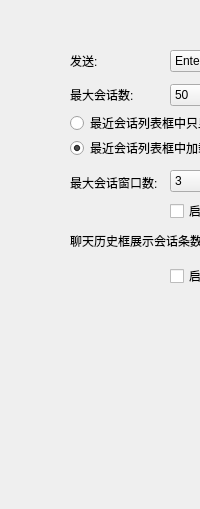
                 <widget class="QWidget" name="page_chat">
                  <layout class="QVBoxLayout" name="verticalLayout_6">
                   <property name="spacing">
                    <number>0</number>
                   </property>
                   <property name="leftMargin">
                    <number>70</number>
                   </property>
                   <property name="topMargin">
                    <number>50</number>
                   </property>
                   <property name="rightMargin">
                    <number>0</number>
                   </property>
                   <property name="bottomMargin">
                    <number>0</number>
                   </property>
                   <item>
                    <widget class="QWidget" name="widget_9" native="true">
                     <property name="minimumSize">
                      <size>
                       <width>0</width>
                       <height>250</height>
                      </size>
                     </property>
                     <property name="maximumSize">
                      <size>
                       <width>16777215</width>
                       <height>250</height>
                      </size>
                     </property>
                     <widget class="MyComboBox" name="SendMessagecombox">
                      <property name="geometry">
                       <rect>
                        <x>100</x>
                        <y>0</y>
                        <width>181</width>
                        <height>22</height>
                       </rect>
                      </property>
                      <property name="focusPolicy">
                       <enum>Qt::WheelFocus</enum>
                      </property>
                      <property name="editable">
                       <bool>false</bool>
                      </property>
                      <property name="currentText">
                       <string>Enter</string>
                      </property>
                      <property name="currentIndex">
                       <number>0</number>
                      </property>
                      <property name="frame">
                       <bool>true</bool>
                      </property>
                      <item>
                       <property name="text">
                        <string>Enter</string>
                       </property>
                      </item>
                      <item>
                       <property name="text">
                        <string>Ctrl+Enter</string>
                       </property>
                      </item>
                      <item>
                       <property name="text">
                        <string>Shift+Enter</string>
                       </property>
                      </item>
                     </widget>
                     <widget class="QLabel" name="label_18">
                      <property name="geometry">
                       <rect>
                        <x>0</x>
                        <y>0</y>
                        <width>71</width>
                        <height>22</height>
                       </rect>
                      </property>
                      <property name="text">
                       <string>发送:</string>
                      </property>
                     </widget>
                     <widget class="QLabel" name="label_19">
                      <property name="geometry">
                       <rect>
                        <x>0</x>
                        <y>34</y>
                        <width>71</width>
                        <height>22</height>
                       </rect>
                      </property>
                      <property name="maximumSize">
                       <size>
                        <width>16777215</width>
                        <height>16777215</height>
                       </size>
                      </property>
                      <property name="text">
                       <string>最大会话数:</string>
                      </property>
                     </widget>
                     <widget class="MyComboBox" name="max_session">
                      <property name="enabled">
                       <bool>true</bool>
                      </property>
                      <property name="geometry">
                       <rect>
                        <x>100</x>
                        <y>34</y>
                        <width>181</width>
                        <height>22</height>
                       </rect>
                      </property>
                      <property name="maximumSize">
                       <size>
                        <width>16777215</width>
                        <height>16777215</height>
                       </size>
                      </property>
                      <property name="focusPolicy">
                       <enum>Qt::WheelFocus</enum>
                      </property>
                      <property name="maxVisibleItems">
                       <number>10</number>
                      </property>
                      <item>
                       <property name="text">
                        <string>50</string>
                       </property>
                      </item>
                      <item>
                       <property name="text">
                        <string>100</string>
                       </property>
                      </item>
                      <item>
                       <property name="text">
                        <string>200</string>
                       </property>
                      </item>
                      <item>
                       <property name="text">
                        <string>500</string>
                       </property>
                      </item>
                      <item>
                       <property name="text">
                        <string>1000</string>
                       </property>
                      </item>
                      <item>
                       <property name="text">
                        <string>2000</string>
                       </property>
                      </item>
                      <item>
                       <property name="text">
                        <string>5000</string>
                       </property>
                      </item>
                      <item>
                       <property name="text">
                        <string>10000</string>
                       </property>
                      </item>
                     </widget>
                     <widget class="QCheckBox" name="cbEnableChatLru">
                      <property name="geometry">
                       <rect>
                        <x>100</x>
                        <y>150</y>
                        <width>191</width>
                        <height>22</height>
                       </rect>
                      </property>
                      <property name="text">
                       <string>启用会话自动回收</string>
                      </property>
                     </widget>
                     <widget class="QLabel" name="label_20">
                      <property name="geometry">
                       <rect>
                        <x>0</x>
                        <y>122</y>
                        <width>91</width>
                        <height>22</height>
                       </rect>
                      </property>
                      <property name="maximumSize">
                       <size>
                        <width>16777215</width>
                        <height>16777215</height>
                       </size>
                      </property>
                      <property name="text">
                       <string>最大会话窗口数:</string>
                      </property>
                     </widget>
                     <widget class="MyComboBox" name="cbChatLruLimit">
                      <property name="enabled">
                       <bool>true</bool>
                      </property>
                      <property name="geometry">
                       <rect>
                        <x>100</x>
                        <y>120</y>
                        <width>181</width>
                        <height>22</height>
                       </rect>
                      </property>
                      <property name="maximumSize">
                       <size>
                        <width>16777215</width>
                        <height>16777215</height>
                       </size>
                      </property>
                      <property name="focusPolicy">
                       <enum>Qt::WheelFocus</enum>
                      </property>
                      <item>
                       <property name="text">
                        <string>3</string>
                       </property>
                      </item>
                      <item>
                       <property name="text">
                        <string>5</string>
                       </property>
                      </item>
                      <item>
                       <property name="text">
                        <string>10</string>
                       </property>
                      </item>
                      <item>
                       <property name="text">
                        <string>15</string>
                       </property>
                      </item>
                      <item>
                       <property name="text">
                        <string>20</string>
                       </property>
                      </item>
                     </widget>
                     <widget class="QLabel" name="label_6">
                      <property name="geometry">
                       <rect>
                        <x>0</x>
                        <y>180</y>
                        <width>141</width>
                        <height>22</height>
                       </rect>
                      </property>
                      <property name="text">
                       <string>聊天历史框展示会话条数:</string>
                      </property>
                     </widget>
                     <widget class="MyComboBox" name="cbChatHistoryMsgLimit">
                      <property name="enabled">
                       <bool>true</bool>
                      </property>
                      <property name="geometry">
                       <rect>
                        <x>140</x>
                        <y>180</y>
                        <width>141</width>
                        <height>22</height>
                       </rect>
                      </property>
                      <property name="maximumSize">
                       <size>
                        <width>16777215</width>
                        <height>16777215</height>
                       </size>
                      </property>
                      <property name="focusPolicy">
                       <enum>Qt::WheelFocus</enum>
                      </property>
                      <item>
                       <property name="text">
                        <string>15</string>
                       </property>
                      </item>
                      <item>
                       <property name="text">
                        <string>30</string>
                       </property>
                      </item>
                      <item>
                       <property name="text">
                        <string>50</string>
                       </property>
                      </item>
                      <item>
                       <property name="text">
                        <string>70</string>
                       </property>
                      </item>
                      <item>
                       <property name="text">
                        <string>100</string>
                       </property>
                      </item>
                      <item>
                       <property name="text">
                        <string>200</string>
                       </property>
                      </item>
                     </widget>
                     <widget class="QCheckBox" name="cbEnableChatHistoryMsg">
                      <property name="geometry">
                       <rect>
                        <x>100</x>
                        <y>215</y>
                        <width>161</width>
                        <height>22</height>
                       </rect>
                      </property>
                      <property name="text">
                       <string>启用历史框展示会话条数</string>
                      </property>
                     </widget>
                     <widget class="QRadioButton" name="radioButton_unRead">
                      <property name="geometry">
                       <rect>
                        <x>0</x>
                        <y>65</y>
                        <width>271</width>
                        <height>16</height>
                       </rect>
                      </property>
                      <property name="text">
                       <string>最近会话列表框中只显示未读和置顶会话</string>
                      </property>
                     </widget>
                     <widget class="QRadioButton" name="radioButton_loadAll">
                      <property name="geometry">
                       <rect>
                        <x>0</x>
                        <y>90</y>
                        <width>201</width>
                        <height>16</height>
                       </rect>
                      </property>
                      <property name="text">
                       <string>最近会话列表框中加载所有会话</string>
                      </property>
                      <property name="checked">
                       <bool>true</bool>
                      </property>
                     </widget>
                    </widget>
                   </item>
                   <item>
                    <spacer name="verticalSpacer_4">
                     <property name="orientation">
                      <enum>Qt::Vertical</enum>
                     </property>
                     <property name="sizeHint" stdset="0">
                      <size>
                       <width>20</width>
                       <height>209</height>
                      </size>
                     </property>
                    </spacer>
                   </item>
                  </layout>
                 </widget>
